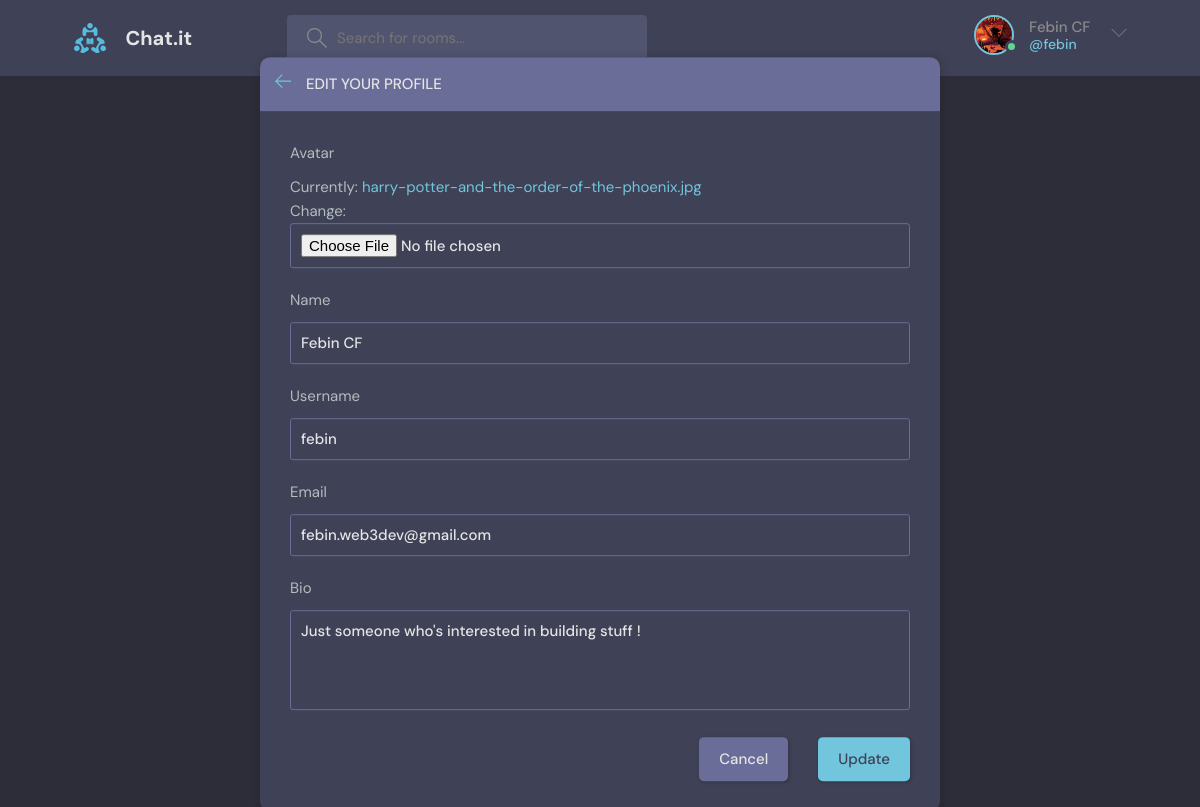
Page /edit-profile/ (signed in) on the committed database.
### room/models.py (models this page shows)
class User(AbstractUser):
    name = models.CharField(max_length=64)
    email = models.EmailField(unique=True)
    bio = models.TextField(null=True)
    avatar = models.ImageField(null=True, default='avatar.svg')
    USERNAME_FIELD = 'email'
    REQUIRED_FIELDS = []

### room/views.py (the view)
# urls.py: path("edit-profile/", views.editUser, name="edit-user"),
@login_required(login_url="/login")
def editUser(request):
    user = request.user
    form = UserForm(instance=user)
    if request.method == 'POST':
        form = UserForm(request.POST, request.FILES, instance=user)
        if form.is_valid():
            form.save()
            return redirect("room:profile", user.id)
    return render(request, 'room/edit-user.html', {
        "user": user,
        "form": form,
    })

### room/forms.py
class UserForm(ModelForm):
    class Meta:
        model = User
        fields = ['avatar', 'name', 'username', 'email', 'bio']

### room/templates/room/edit-user.html (shortened to what this page needs)
{% extends 'room/layout.html' %}
{% block content %}
    <main class="update-account layout">
        <div class="container">
            <div class="layout__box">
                <div class="layout__boxHeader">
                    <div class="layout__boxTitle">
                        <a href="{% url 'room:home' %}">
                            <svg version="1.1" xmlns="http://www.w3.org/2000/svg" width="32" height="32"
                                viewBox="0 0 32 32">
                                <title>arrow-left</title>
                                <path
                                    d="M13.723 2.286l-13.723 13.714 13.719 13.714 1.616-1.611-10.96-10.96h27.625v-2.286h-27.625l10.965-10.965-1.616-1.607z">
                                </path>
                            </svg>
                        </a>
                        <h3>Edit your profile</h3>
                    </div>
                </div>
                <div class="layout__body">
                    <form class="form" action="{% url 'room:edit-user' %}" method="post" enctype="multipart/form-data">
                      {% for field in form %}
                        <div class="form__group">
                            <label for="">{{ field.label }}</label>
                            {{ field }}
                        </div>
                        {% endfor %}
                        <div class="form__action">
                            <a class="btn btn--dark" href="{% url 'room:home' %}">Cancel</a>
                            <button class="btn btn--main" type="submit">Update</button>
                        </div>
                    </form>
                </div>
            </div>
        </div>
    </main>
{% endblock %}

### room/templates/room/components/navbar_component.html (shortened to what this page needs)
{% load static %}
<header class="header header--loggedIn">
    <div class="container">
      <a href="{% url 'room:home' %}" class="header__logo">
        <img src="{% static 'assets/logo.svg' %}" />
        <h1>Chat.it</h1>
      </a>
      <form class="header__search" action="{% url 'room:home' %}" method="post">
        <label>
          <input placeholder="Search for rooms..." name="q"/>
        </label>
      </form>
      <nav class="header__menu">
        {% if not request.user.is_authenticated %}
            <a href="{% url 'room:login' %}">
            <img src="{% static 'images/avatar.svg' %}" />
            <p>Login</p>
            </a>
        {% else %}
        <div class="header__user">
          <a href="{% url 'room:profile' request.user.id %}">
            <div class="avatar avatar--medium active">
              <img src="{{request.user.avatar.url}}" />
            </div>
            <p>{{ request.user.name }}<span>@{{ request.user.username }}</span></p>
          </a>
          <button class="dropdown-button">
            <svg version="1.1" xmlns="http://www.w3.org/2000/svg" width="32" height="32" viewBox="0 0 32 32">
              <title>chevron-down</title>
              <path d="M16 21l-13-13h-3l16 16 16-16h-3l-13 13z"></path>
            </svg>
          </button>
        </div>
      </nav>
      {% endif %}
    </div>
  </header>

### rows in the picture
User: user.avatar (picture), user.name "Febin CF", user.username "febin", form "Febin CF" "febin" "febin.web3dev@gmail.com" "Just someone who's interested in building stuff !"

### other values in the picture
{{ field.label }} "Avatar" "Name" "Username" "Email" "Bio"
